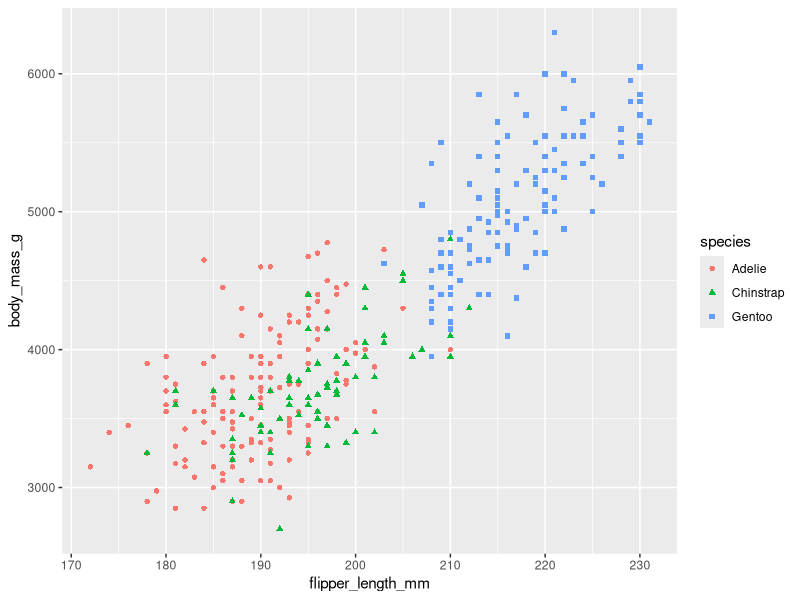
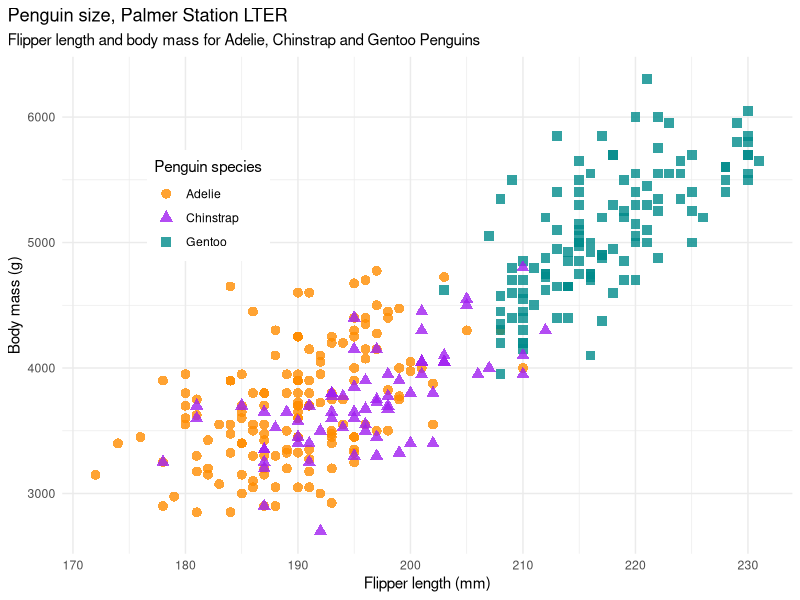
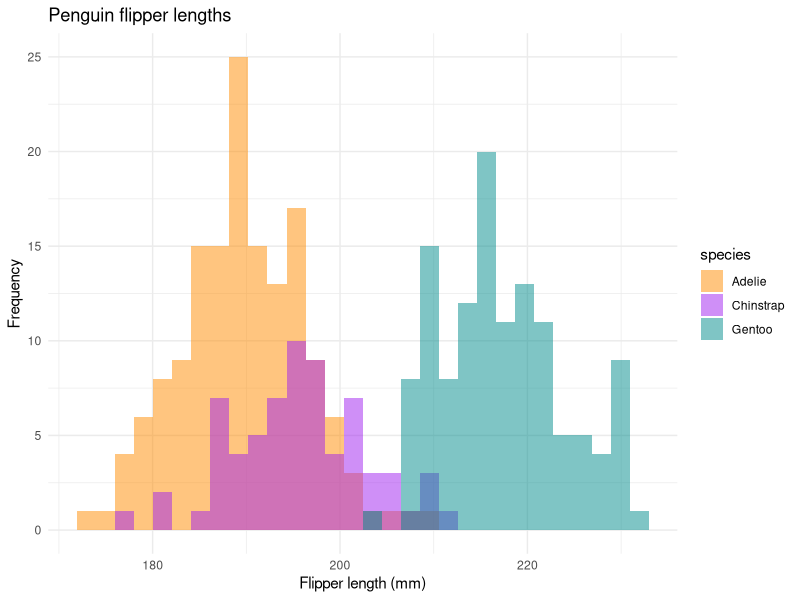
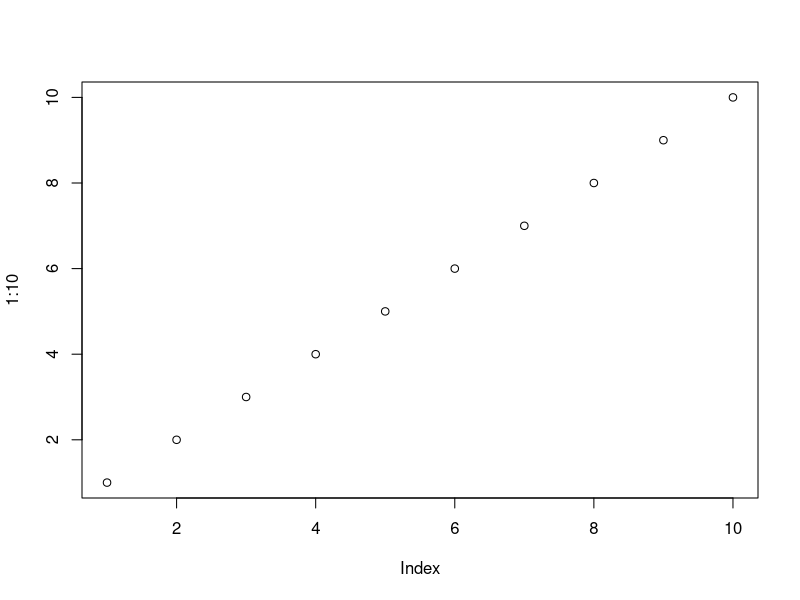
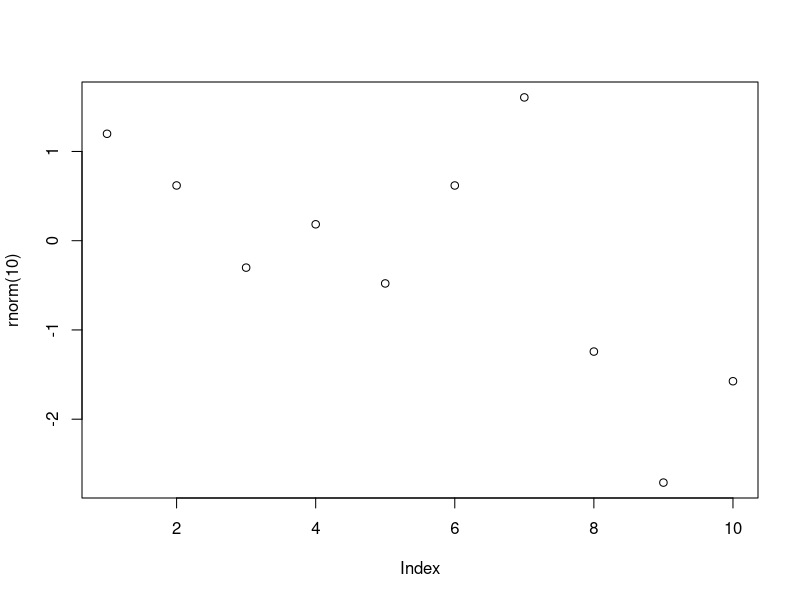

The R script that drew these images, in order:
## ---- chunk 1
knitr::opts_chunk$set(echo = TRUE, warning = FALSE, message = FALSE)

library(tidyverse)
library(knitr)
library(palmerpenguins)

## ---- chunk 2
head(penguins)
## ---- chunk 3
penguins %>% 
  count(species) %>% 
  kable(caption = "Species Counts")
## ---- chunk 4
penguins %>% 
  group_by(species) %>% 
  summarize(across(where(is.numeric), mean, na.rm = TRUE)) %>% 
  kable(caption = "Summarized Data", format = "html") %>% 
  kableExtra::kable_styling(bootstrap_options = c("striped", "hover", "condensed", "responsive"), full_width = F, position = "left")
## ---- chunk 5
mass_flipper <- ggplot(data = penguins, 
                       aes(x = flipper_length_mm,
                           y = body_mass_g)) +
  geom_point(aes(color = species, 
                 shape = species))
mass_flipper
## ---- chunk 6
mass_flipper2 <- ggplot(data = penguins, 
                       aes(x = flipper_length_mm,
                           y = body_mass_g)) +
  geom_point(aes(color = species, 
                 shape = species),
             size = 3,
             alpha = 0.8) +
  theme_minimal() +
  scale_color_manual(values = c("darkorange","purple","cyan4")) +
  labs(title = "Penguin size, Palmer Station LTER",
       subtitle = "Flipper length and body mass for Adelie, Chinstrap and Gentoo Penguins",
       x = "Flipper length (mm)",
       y = "Body mass (g)",
       color = "Penguin species",
       shape = "Penguin species") +
  theme(legend.position = c(0.2, 0.7),
        legend.background = element_rect(fill = "white", color = NA),
        plot.title.position = "plot",
        plot.caption = element_text(hjust = 0, face= "italic"),
        plot.caption.position = "plot")
mass_flipper2
## ---- chunk 7
flipper_hist <- ggplot(data = penguins, aes(x = flipper_length_mm)) +
  geom_histogram(aes(fill = species), 
                 alpha = 0.5, 
                 position = "identity") +
  scale_fill_manual(values = c("darkorange","purple","cyan4")) +
  theme_minimal() +
  labs(x = "Flipper length (mm)",
       y = "Frequency",
       title = "Penguin flipper lengths")
flipper_hist
## ---- chunk 8
citation("palmerpenguins")
## ---- chunk 9
fn = local({
  i = 0
  function(x) {
    i <<- i + 1
    paste('Figure ', i, ': ', x, sep = '')
  }
})
## ---- chunk 10
plot(1:10)
## ---- chunk 11
plot(rnorm(10))
